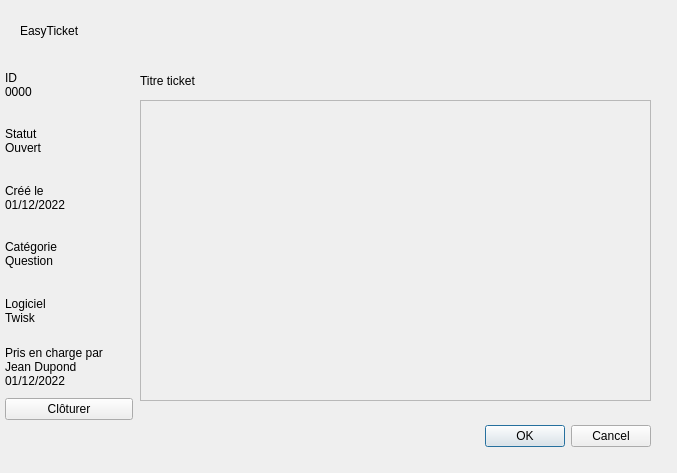
<?xml version="1.0" encoding="UTF-8"?>
<ui version="4.0">
 <class>DetailsTicket</class>
 <widget class="QDialog" name="DetailsTicket">
  <property name="geometry">
   <rect>
    <x>0</x>
    <y>0</y>
    <width>677</width>
    <height>473</height>
   </rect>
  </property>
  <property name="windowTitle">
   <string>Dialog</string>
  </property>
  <widget class="QDialogButtonBox" name="buttonBox">
   <property name="geometry">
    <rect>
     <x>310</x>
     <y>420</y>
     <width>341</width>
     <height>32</height>
    </rect>
   </property>
   <property name="orientation">
    <enum>Qt::Horizontal</enum>
   </property>
   <property name="standardButtons">
    <set>QDialogButtonBox::Cancel|QDialogButtonBox::Ok</set>
   </property>
  </widget>
  <widget class="QLabel" name="labelHeader">
   <property name="geometry">
    <rect>
     <x>20</x>
     <y>10</y>
     <width>641</width>
     <height>41</height>
    </rect>
   </property>
   <property name="text">
    <string>EasyTicket</string>
   </property>
  </widget>
  <widget class="QLabel" name="labelTitre">
   <property name="geometry">
    <rect>
     <x>140</x>
     <y>60</y>
     <width>521</width>
     <height>41</height>
    </rect>
   </property>
   <property name="text">
    <string>Titre ticket</string>
   </property>
  </widget>
  <widget class="QScrollArea" name="zoneMessages">
   <property name="geometry">
    <rect>
     <x>140</x>
     <y>100</y>
     <width>511</width>
     <height>301</height>
    </rect>
   </property>
   <property name="widgetResizable">
    <bool>true</bool>
   </property>
   <widget class="QWidget" name="scrollAreaWidgetContents">
    <property name="geometry">
     <rect>
      <x>0</x>
      <y>0</y>
      <width>509</width>
      <height>299</height>
     </rect>
    </property>
    <widget class="QWidget" name="verticalLayoutWidget">
     <property name="geometry">
      <rect>
       <x>10</x>
       <y>10</y>
       <width>511</width>
       <height>271</height>
      </rect>
     </property>
     <layout class="QVBoxLayout" name="zoneMessagesLayout"/>
    </widget>
   </widget>
  </widget>
  <widget class="QWidget" name="verticalLayoutWidget_2">
   <property name="geometry">
    <rect>
     <x>0</x>
     <y>59</y>
     <width>133</width>
     <height>411</height>
    </rect>
   </property>
   <layout class="QVBoxLayout" name="infosLayout">
    <property name="spacing">
     <number>6</number>
    </property>
    <property name="leftMargin">
     <number>5</number>
    </property>
    <property name="bottomMargin">
     <number>50</number>
    </property>
    <item>
     <widget class="QLabel" name="labelID">
      <property name="text">
       <string>ID
0000</string>
      </property>
     </widget>
    </item>
    <item>
     <widget class="QLabel" name="labelStatut">
      <property name="text">
       <string>Statut
Ouvert</string>
      </property>
     </widget>
    </item>
    <item>
     <widget class="QLabel" name="labelDate">
      <property name="text">
       <string>Créé le
01/12/2022</string>
      </property>
     </widget>
    </item>
    <item>
     <widget class="QLabel" name="labelCategorie">
      <property name="text">
       <string>Catégorie
Question</string>
      </property>
     </widget>
    </item>
    <item>
     <widget class="QLabel" name="labelLogiciel">
      <property name="text">
       <string>Logiciel
Twisk</string>
      </property>
     </widget>
    </item>
    <item>
     <widget class="QLabel" name="labelPrisEnCharge">
      <property name="text">
       <string>Pris en charge par
Jean Dupond
01/12/2022</string>
      </property>
     </widget>
    </item>
    <item>
     <widget class="QPushButton" name="boutonCloturer">
      <property name="text">
       <string>Clôturer</string>
      </property>
     </widget>
    </item>
   </layout>
  </widget>
 </widget>
 <resources/>
 <connections>
  <connection>
   <sender>buttonBox</sender>
   <signal>accepted()</signal>
   <receiver>DetailsTicket</receiver>
   <slot>accept()</slot>
   <hints>
    <hint type="sourcelabel">
     <x>248</x>
     <y>254</y>
    </hint>
    <hint type="destinationlabel">
     <x>157</x>
     <y>274</y>
    </hint>
   </hints>
  </connection>
  <connection>
   <sender>buttonBox</sender>
   <signal>rejected()</signal>
   <receiver>DetailsTicket</receiver>
   <slot>reject()</slot>
   <hints>
    <hint type="sourcelabel">
     <x>316</x>
     <y>260</y>
    </hint>
    <hint type="destinationlabel">
     <x>286</x>
     <y>274</y>
    </hint>
   </hints>
  </connection>
 </connections>
</ui>
